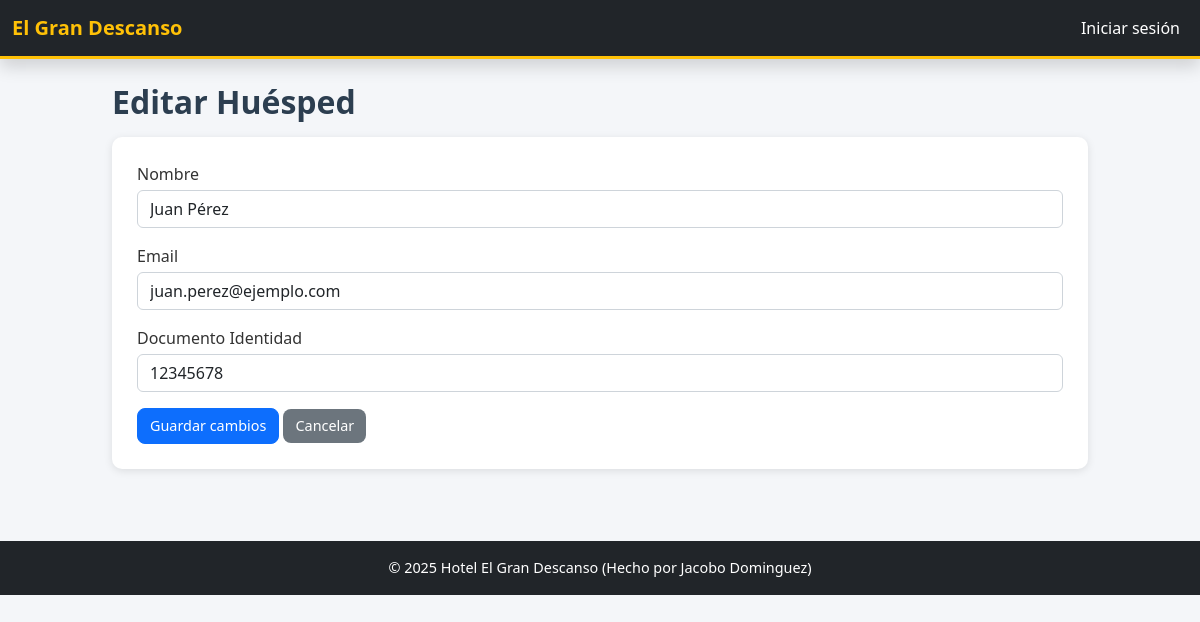
Page /huespedes/editar_huesped.php?id=1 on the committed database.
### tables this page shows
CREATE TABLE huespedes(
	id INT AUTO_INCREMENT PRIMARY KEY,
    nombre VARCHAR(100) NOT NULL,
    email VARCHAR(100) NOT NULL,
    documento_identidad VARCHAR(50) NOT NULL
);

### huespedes/editar_huesped.php (the view, shortened to what this page needs)
<?php
include '../header.php';
require '../conexion.php';
$id = intval($_GET['id']);
$stmt = $pdo->prepare("SELECT * FROM huespedes WHERE id = ?");
$stmt->execute([$id]);
$h = $stmt->fetch();
?>
<h2>Editar Huésped</h2>
<form method="post" class="mt-3">
    <div class="mb-3">
        <label class="form-label">Nombre</label>
        <input class="form-control" name="nombre" required value="<?= htmlspecialchars($h['nombre']) ?>">
    </div>
    <div class="mb-3">
        <label class="form-label">Email</label>
        <input class="form-control" type="email" name="email" required value="<?= htmlspecialchars($h['email']) ?>">
    </div>
    <div class="mb-3">
        <label class="form-label">Documento Identidad</label>
        <input class="form-control" name="documento_identidad" required value="<?= htmlspecialchars($h['documento_identidad']) ?>">
    </div>
    <button class="btn btn-primary" type="submit">Guardar cambios</button>
    <a class="btn btn-secondary" href="/huespedes/listar_huespedes.php">Cancelar</a>
</form>
<?php include '../footer.php'; ?>

### css/style.css (style rules this page uses)
body { background-color: #f4f6f9; font-family: 'Segoe UI', Arial, sans-serif; margin: 0; padding: 0; color: #333; }
h1, h2, h3 { color: #2c3e50; font-weight: 600; }
a { text-decoration: none; }
.btn { border-radius: 8px !important; font-size: 0.9rem; padding: 6px 12px; transition: 0.3s; }
.btn-secondary { background-color: #6c757d !important; border: none; }
form { background-color: white; padding: 25px; border-radius: 10px; box-shadow: 0 2px 8px rgba(0, 0, 0, 0.1); }
.form-label { font-weight: 500; margin-bottom: 4px; }
.form-control, .form-select { border-radius: 6px !important; border: 1px solid #ced4da; }

### rows in the picture
huespedes: nombre "Juan Pérez", email "juan.perez@ejemplo.com", documento_identidad "12345678"
